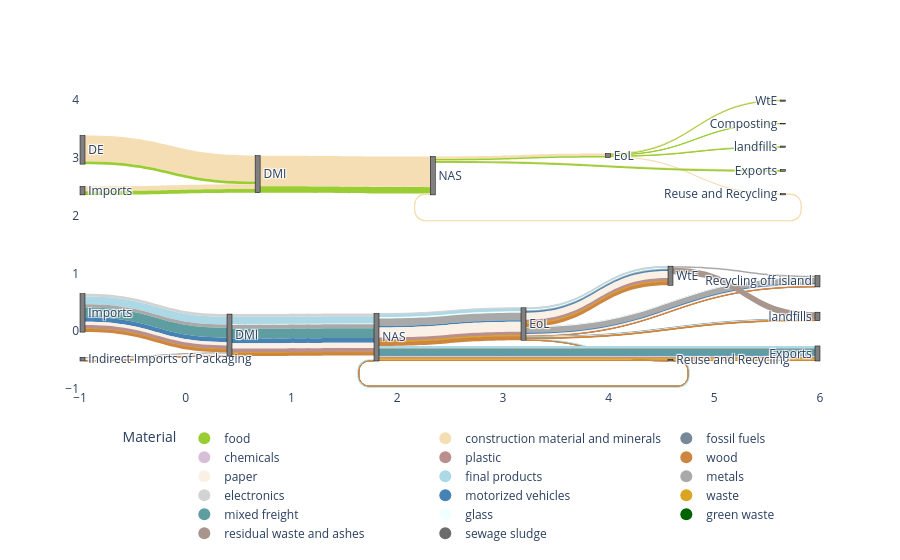

This figure's notebook cell:
### Markdown cell above
### 2022 Sankey, all materials except: fossil fuels, food, construction material and minerals, sewage sludge, chemicals, green waste

### Code cell
# dual sankey diagram, 2 rows, 1 column
fig = make_subplots(
    rows=2,
    cols=1,
    specs=[[{"type": "domain"}], 
            [{"type": "domain"}]],
    horizontal_spacing=0.08
)

# sankey 1 - high-volume materials
data1 = df.copy()

include = [ 'food', 
           'construction material and minerals']

data1 = data1[(data1['Year'] == 2022) &
              (data1['Material'].isin(include))]

node_indices ={
    "DE": 0, 
    "Imports": 1, 
    "Indirect Imports of Packaging": 2, 
    "DMI": 3, 
    "NAS": 4, 
    "Reuse and Recycling": 5, 
    "EoL": 6, 
    "Composting": 7,
    "Exports": 8, 
    "WtE": 9, 
    "Recycling off island": 10, 
    "landfills": 11
}

nodes = [None] * len(node_indices)
for name, idx in node_indices.items():
    nodes[idx] = name
    
source_indices = [node_indices[source] for source in data1['Source']]
target_indices = [node_indices[target] for target in data1['Target']]
source_indices, target_indices

fig.add_trace(
    go.Sankey(
        arrangement="snap",
        node=dict(
            pad=15,
            thickness=5,
            line=dict(color="black", width=0.5),
            label=nodes,
            color="grey"
        ),
        link=dict(
            source=[node_indices[s] for s in data1['Source']],
            target=[node_indices[t] for t in data1['Target']],
            value=data1['kilotons'],
            color=[product_colors[p] for p in data1['Material']]
        )#,
        #showlegend=False
    ),
    row=1, col=1
)

print(data1[(data1['Source'] == 'DE') | (data1['Target'] == 'DE')])

# sankey 2 - low-volume materials
data2 = df.copy()
exclude = ['green waste', 'food', 'fossil fuels',
           'sewage sludge', 'chemicals',
           'construction material and minerals']

data2 = data2[(data2['Year'] == 2022) &
              (~data2['Material'].isin(exclude))]

# nodes = [n for n in ordered_nodes 
#           if n in set(data2['Source']).union(set(data2['Target']))]

# node_indices = {node: idx for idx, node in enumerate(nodes)}
node_indices ={
    "DE": 0, 
    "Imports": 1, 
    "Indirect Imports of Packaging": 2, 
    "DMI": 3, 
    "NAS": 4, 
    "Reuse and Recycling": 5, 
    "EoL": 6, 
    "Composting": 7,
    "Exports": 8, 
    "WtE": 9, 
    "Recycling off island": 10, 
    "landfills": 11
}

nodes = [None] * len(node_indices)
for name, idx in node_indices.items():
    nodes[idx] = name
    
source_indices = [node_indices[source] for source in data2['Source']]
target_indices = [node_indices[target] for target in data2['Target']]
source_indices, target_indices

# nodes = list(set(data2['Source']).union(set(data2['Target'])))
# node_indices = {node: idx for idx, node in enumerate(nodes)}

fig.add_trace(
    go.Sankey(
        arrangement="snap",
        node=dict(
            pad=15,
            thickness=5,
            line=dict(color="black", width=0.5),
            label=nodes,
            color="grey"
        ),
        link=dict(
            source=[node_indices[s] for s in data2['Source']],
            target=[node_indices[t] for t in data2['Target']],
            value=data2['kilotons'],
            color=[product_colors[p] for p in data2['Material']]
        )#,
        #showlegend=False
    ),
    row=2, col=1
)

# same legend
for material, color in product_colors.items():
    fig.add_trace(
        go.Scatter(
            x=[None],
            y=[None],
            mode="markers",
            marker=dict(size=12, color=color),
            name=material,
            hoverinfo="none",
            showlegend=True
        )#,
        #row=2, col=1
    )

# layout
fig.update_layout(
    height=900,
    legend=dict(
        orientation="h",
        yanchor="top",
        y=-0.12,
        xanchor="center",
        x=0.5,
        title="Material",
        traceorder="normal"
    ),
    margin=dict(b=140),
    plot_bgcolor="rgba(0,0,0,0)",
    paper_bgcolor="rgba(0,0,0,0)"
)

fig.show()

### Figure 1 — Plotly figure (JSON) as saved in the notebook; plotly's stock layout.template omitted (floating-point values rounded to 4 significant figures)
{"data": [{"arrangement": "snap", "domain": {"x": [0, 1], "y": [0.575, 1]}, "link": {"color": ["#F5DEB3", "#9ACD32", "#F5DEB3", "#9ACD32", "#9ACD32", "#F5DEB3", "#F5DEB3", "#9ACD32", "#F5DEB3", "#9ACD32", "#F5DEB3", "#9ACD32", "#F5DEB3", "#9ACD32", "#F5DEB3", "#9ACD32", "#F5DEB3", "#9ACD32", "#F5DEB3"], "source": [0, 0, 3, 3, 6, 6, 6, 6, 6, 6, 1, 1, 2, 2, 4, 4, 4, 4, 5], "target": [3, 3, 4, 4, 7, 5, 9, 9, 11, 11, 3, 3, 3, 3, 6, 6, 8, 8, 4], "value": [4387.0, 455.8, 5210.0, 1075.0, 49.87, 223.8, 24.09, 184.8, 187.6, 20.18, 823.0, 619.4, 0, 0, 435.5, 254.9, 173.2, 132.8, 223.8]}, "node": {"color": "grey", "label": ["DE", "Imports", "Indirect Imports of Packaging", "DMI", "NAS", "Reuse and Recycling", "EoL", "Composting", "Exports", "WtE", "Recycling off island", "landfills"], "line": {"color": "black", "width": 0.5}, "pad": 15, "thickness": 5}, "type": "sankey"}, {"arrangement": "snap", "domain": {"x": [0, 1], "y": [0, 0.425]}, "link": {"color": ["#D3D3D3", "#ADD8E6", "#F0FFFF", "#A9A9A9", "#5F9EA0", "#4682B4", "#FAF0E6", "#BC8F8F", "#DAA520", "#CD853F", "#ADD8E6", "#A9A9A9", "#CD853F", "#D3D3D3", "#F0FFFF", "#A9A9A9", "#4682B4", "#FAF0E6", "#BC8F8F", "#CD853F", "#D3D3D3", "#ADD8E6", "#F0FFFF", "#A9A9A9", "#4682B4", "#FAF0E6", "#BC8F8F", "#DAA520", "#CD853F", "#D3D3D3", "#ADD8E6", "#F0FFFF", "#A9A9A9", "#4682B4", "#FAF0E6", "#BC8F8F", "#DAA520", "#CD853F", "#D3D3D3", "#ADD8E6", "#A9A9A9", "#5F9EA0", "#4682B4", "#FAF0E6", "#BC8F8F", "#DAA520", "#CD853F", "#D3D3D3", "#ADD8E6", "#F0FFFF", "#A9A9A9", "#4682B4", "#FAF0E6", "#BC8F8F", "#DAA520", "#CD853F", "#D3D3D3", "#ADD8E6", "#F0FFFF", "#A9A9A9", "#4682B4", "#FAF0E6", "#BC8F8F", "#DAA520", "#CD853F", "#D3D3D3", "#ADD8E6", "#A9A9A9", "#5F9EA0", "#4682B4", "#FAF0E6", "#BC8F8F", "#DAA520", "#CD853F", "#A9A9A9", "#A8968C", "#ADD8E6", "#A9A9A9", "#CD853F"], "source": [3, 3, 3, 3, 3, 3, 3, 3, 3, 3, 6, 6, 6, 6, 6, 6, 6, 6, 6, 6, 6, 6, 6, 6, 6, 6, 6, 6, 6, 6, 6, 6, 6, 6, 6, 6, 6, 6, 1, 1, 1, 1, 1, 1, 1, 1, 1, 2, 2, 2, 2, 2, 2, 2, 2, 2, 4, 4, 4, 4, 4, 4, 4, 4, 4, 4, 4, 4, 4, 4, 4, 4, 4, 4, 9, 9, 5, 5, 5], "target": [4, 4, 4, 4, 4, 4, 4, 4, 4, 4, 5, 5, 5, 10, 10, 10, 10, 10, 10, 10, 9, 9, 9, 9, 9, 9, 9, 9, 9, 11, 11, 11, 11, 11, 11, 11, 11, 11, 3, 3, 3, 3, 3, 3, 3, 3, 3, 3, 3, 3, 3, 3, 3, 3, 3, 3, 6, 6, 6, 6, 6, 6, 6, 6, 6, 8, 8, 8, 8, 8, 8, 8, 8, 8, 10, 11, 4, 4, 4], "value": [64.71, 175.2, 9.072, 88.14, 228.9, 103.9, 125.7, 96.66, 0.006249, 75.85, 37.05, 0.0599, 0.0578, 2.291, 8.939, 137.4, 13.59, 50.66, 3.862, 4.525, 11.0, 36.72, 10.91, 32.94, 20.29, 162.3, 70.2, 17.04, 78.88, 1.201, 4.009, 1.192, 3.596, 2.215, 17.72, 7.665, 1.86, 8.612, 64.71, 175.2, 74.32, 228.9, 103.9, 75.19, 91.01, 0.006249, 70.69, 0, 0, 9.072, 13.82, 0, 50.51, 5.653, 0, 5.162, 14.49, 77.78, 21.04, 173.9, 36.09, 230.7, 81.73, 18.9, 92.08, 0, 65.49, 6.305, 145.3, 21.88, 17.16, 15.22, 43.19, 32.2, 38.47, 148.5, 37.05, 0.0599, 0.0578]}, "node": {"color": "grey", "label": ["DE", "Imports", "Indirect Imports of Packaging", "DMI", "NAS", "Reuse and Recycling", "EoL", "Composting", "Exports", "WtE", "Recycling off island", "landfills"], "line": {"color": "black", "width": 0.5}, "pad": 15, "thickness": 5}, "type": "sankey"}, {"hoverinfo": "none", "marker": {"color": "#9ACD32", "size": 12}, "mode": "markers", "name": "food", "showlegend": true, "type": "scatter", "x": [null], "y": [null]}, {"hoverinfo": "none", "marker": {"color": "#F5DEB3", "size": 12}, "mode": "markers", "name": "construction material and minerals", "showlegend": true, "type": "scatter", "x": [null], "y": [null]}, {"hoverinfo": "none", "marker": {"color": "#778899", "size": 12}, "mode": "markers", "name": "fossil fuels", "showlegend": true, "type": "scatter", "x": [null], "y": [null]}, {"hoverinfo": "none", "marker": {"color": "#D8BFD8", "size": 12}, "mode": "markers", "name": "chemicals", "showlegend": true, "type": "scatter", "x": [null], "y": [null]}, {"hoverinfo": "none", "marker": {"color": "#BC8F8F", "size": 12}, "mode": "markers", "name": "plastic", "showlegend": true, "type": "scatter", "x": [null], "y": [null]}, {"hoverinfo": "none", "marker": {"color": "#CD853F", "size": 12}, "mode": "markers", "name": "wood", "showlegend": true, "type": "scatter", "x": [null], "y": [null]}, {"hoverinfo": "none", "marker": {"color": "#FAF0E6", "size": 12}, "mode": "markers", "name": "paper", "showlegend": true, "type": "scatter", "x": [null], "y": [null]}, {"hoverinfo": "none", "marker": {"color": "#ADD8E6", "size": 12}, "mode": "markers", "name": "final products", "showlegend": true, "type": "scatter", "x": [null], "y": [null]}, {"hoverinfo": "none", "marker": {"color": "#A9A9A9", "size": 12}, "mode": "markers", "name": "metals", "showlegend": true, "type": "scatter", "x": [null], "y": [null]}, {"hoverinfo": "none", "marker": {"color": "#D3D3D3", "size": 12}, "mode": "markers", "name": "electronics", "showlegend": true, "type": "scatter", "x": [null], "y": [null]}, {"hoverinfo": "none", "marker": {"color": "#4682B4", "size": 12}, "mode": "markers", "name": "motorized vehicles", "showlegend": true, "type": "scatter", "x": [null], "y": [null]}, {"hoverinfo": "none", "marker": {"color": "#DAA520", "size": 12}, "mode": "markers", "name": "waste", "showlegend": true, "type": "scatter", "x": [null], "y": [null]}, {"hoverinfo": "none", "marker": {"color": "#5F9EA0", "size": 12}, "mode": "markers", "name": "mixed freight", "showlegend": true, "type": "scatter", "x": [null], "y": [null]}, {"hoverinfo": "none", "marker": {"color": "#F0FFFF", "size": 12}, "mode": "markers", "name": "glass", "showlegend": true, "type": "scatter", "x": [null], "y": [null]}, {"hoverinfo": "none", "marker": {"color": "#006400", "size": 12}, "mode": "markers", "name": "green waste", "showlegend": true, "type": "scatter", "x": [null], "y": [null]}, {"hoverinfo": "none", "marker": {"color": "#A8968C", "size": 12}, "mode": "markers", "name": "residual waste and ashes", "showlegend": true, "type": "scatter", "x": [null], "y": [null]}, {"hoverinfo": "none", "marker": {"color": "#6C6C6C", "size": 12}, "mode": "markers", "name": "sewage sludge", "showlegend": true, "type": "scatter", "x": [null], "y": [null]}], "layout": {"autosize": true, "legend": {"orientation": "h", "title": {"text": "Material"}, "traceorder": "normal", "x": 0.5, "xanchor": "center", "y": -0.12, "yanchor": "top"}, "margin": {"b": 140}, "paper_bgcolor": "rgba(0, 0, 0, 0)", "plot_bgcolor": "rgba(0, 0, 0, 0)", "xaxis": {"autorange": true, "range": [-1, 6]}, "yaxis": {"autorange": true, "range": [-1, 4]}}}
